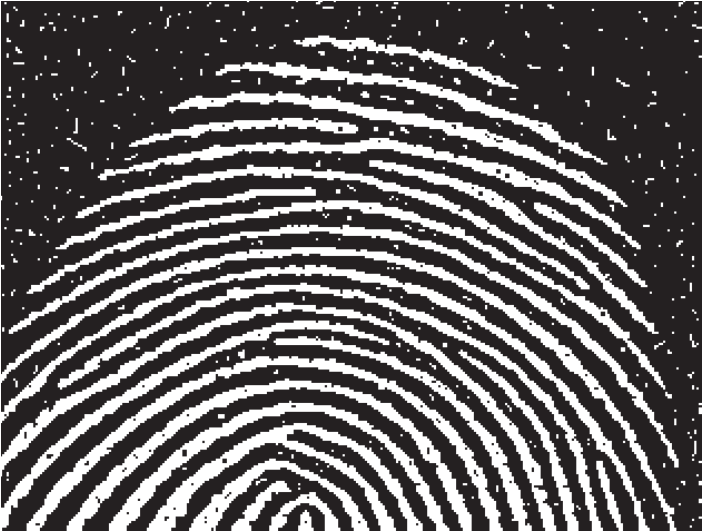
//> input picture Image/Screenshot 2025-05-29 112928.png, 703 x 532 px
$ ./Morphological   (built with g++ and OpenCV 4)
//> lines starting //> are read from the running program, lines starting //| are printed output that depends on the picture; after the words box and inside, x2 and y2 are one past the last pixel; in counts of white or black regions, pixels touching at a corner belong together
#include <opencv2/opencv.hpp>
#include <iostream>

using namespace std;
using namespace cv;

Mat erosion(const Mat& img, const Mat& struct_elem) {
    CV_Assert(img.type() == CV_8UC1);
    int rows = img.rows;
    int cols = img.cols;
    int pad_y = struct_elem.rows / 2;
    int pad_x = struct_elem.cols / 2;
    Point anchor = Point(struct_elem.cols / 2, struct_elem.rows / 2);

    Mat eroded = Mat::zeros(rows, cols, CV_8UC1);
    Mat padded;
    copyMakeBorder(img, padded, pad_y, pad_y, pad_x, pad_x, BORDER_CONSTANT, 0);

    for (int i = 0; i < rows; i++) {
        for (int j = 0; j < cols; j++) {
            bool fits = true;
            for (int u = 0; u < struct_elem.rows; u++) {
                for (int v = 0; v < struct_elem.cols; v++) {
                    if (struct_elem.at<uchar>(u, v) == 0) continue;
                    int x = i + u;
                    int y = j + v;

                    if (padded.at<uchar>(x, y) == 0) {
                        fits = false;
                        break;
                    }
                }
                if (!fits) break;
            }
            eroded.at<uchar>(i, j) = fits ? 255 : 0;
        }
    }
    return eroded;
}

Mat dilation(const Mat& img, const Mat& struct_elem) {
    CV_Assert(img.type() == CV_8UC1);
    int rows = img.rows;
    int cols = img.cols;
    int pad_x = struct_elem.cols/2;
    int pad_y = struct_elem.rows/2;

    Mat padded;
    copyMakeBorder(img, padded, pad_y, pad_y, pad_x, pad_x, BORDER_CONSTANT, 0);

    Mat dilated = Mat::zeros(rows, cols, CV_8UC1);

    for (int i = 0; i < rows; ++i) {
        for (int j = 0; j < cols; ++j) {
            bool hit = false;
            for (int u = 0; u < struct_elem.rows; ++u) {
                for (int v = 0; v < struct_elem.cols; ++v) {
                    if (struct_elem.at<uchar>(u, v) == 0) continue;

                    int x = i + u;
                    int y = j + v;

                    if (padded.at<uchar>(x, y) != 0) {
                        hit = true;
                        break;
                    }
                }
                if (hit) break;
            }

            dilated.at<uchar>(i, j) = hit ? 255 : 0;
        }
    }
    return dilated;
}

Mat opening(const Mat& img, const Mat& struct_elem) {
    return dilation(erosion(img, struct_elem), struct_elem);
}

Mat closing(const Mat& img, const Mat& struct_elem) {
    return erosion(dilation(img, struct_elem), struct_elem);
}


int main()
{
    //Mat img = /*imread("D:/FresherXavisTech/Image/Gemini_Generated_Image_seb0pmseb0pmseb0.png", IMREAD_GRAYSCALE);*/
    //    (Mat_<uchar>(10, 10) <<
    //    0, 0, 0, 0, 0, 0, 0, 0, 0, 0,
    //    0, 255, 255, 255, 0, 0, 255, 255, 255, 0,
    //    0, 255, 0, 255, 0, 0, 255, 0, 255, 0,
    //    0, 255, 255, 255, 0, 0, 255, 255, 255, 0,
    //    0, 0, 0, 0, 0, 0, 0, 0, 0, 0,
    //    0, 255, 255, 255, 255, 255, 255, 255, 255, 0,
    //    0, 255, 0, 0, 0, 0, 0, 0, 255, 0,
    //    0, 255, 255, 255, 255, 255, 255, 255, 255, 0,
    //    0, 0, 0, 0, 0, 0, 0, 0, 0, 0,
    //    0, 0, 0, 0, 0, 0, 0, 0, 0, 0
    //    );

    // Vân tay
    Mat img_origin = imread("D:/FresherXavisTech/Image/Screenshot 2025-05-29 112928.png", IMREAD_GRAYSCALE);
//> img_origin: 532 rows x 703 cols, CV_8UC1; min 34, max 255, mean 98.2
    Mat img;
    threshold(img_origin, img, 100, 255, THRESH_BINARY);
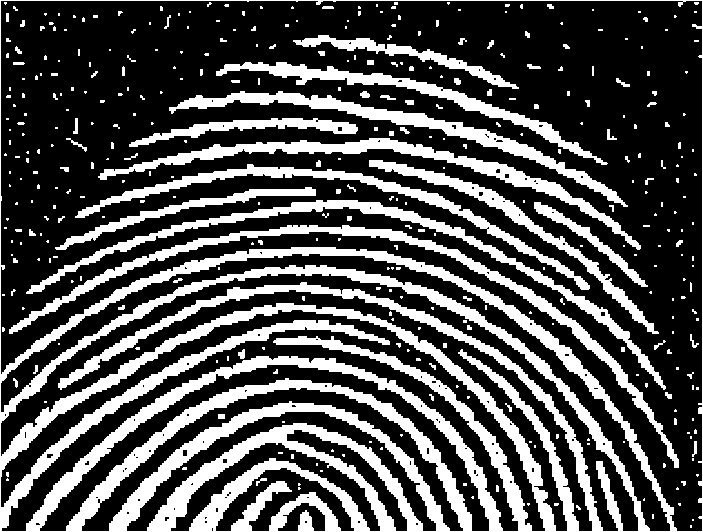
//> img: 532 rows x 703 cols, CV_8UC1; 31.1% white; 384 white regions (288 under 20 px), largest, box (x1, y1, x2, y2) and area: (0, 0, 703, 532) 69525, (9, 225, 679, 468) 6439, (26, 200, 666, 390) 5730

    // 5x5 SE
    Mat struct_elem = (Mat_<uchar>(5, 5) <<
    255, 255, 255, 255, 255,
    255, 255, 255, 255, 255,
    255, 255, 255, 255, 255,
    255, 255, 255, 255, 255,
    255, 255, 255, 255, 255
    );

    //// 3x3 SE
    //Mat struct_elem = (Mat_<uchar>(3, 3) <<
    //    255, 255, 255,
    //    255, 255, 255,
    //    255, 255, 255
    //    );

    //Mat img = (Mat_<uchar>(16, 16) <<
    //0, 0, 0, 0, 0, 0, 0, 0, 0, 0, 0, 0, 0, 0, 0, 0,
    //0, 0, 0, 0, 0, 0, 0, 0, 0, 0, 0, 0, 0, 0, 0, 0,
    //0, 0, 255, 255, 255, 255, 255, 255, 255, 255, 255, 255, 255, 255, 0, 0,
    //0, 0, 255, 255, 255, 255, 255, 255, 255, 255, 255, 255, 255, 255, 0, 0,
    //0, 0, 255, 255, 255, 255, 255, 255, 255, 255, 255, 255, 255, 255, 0, 0,
    //0, 0, 255, 255, 255, 255, 255, 255, 255, 255, 255, 255, 255, 255, 0, 0,
    //0, 0, 255, 255, 255, 255, 255, 255, 255, 255, 255, 255, 255, 255, 0, 0,
    //0, 0, 255, 255, 255, 255, 255, 255, 255, 255, 255, 255, 255, 255, 0, 0,
    //0, 0, 255, 255, 255, 255, 255, 255, 255, 255, 255, 255, 255, 255, 0, 0,
    //0, 0, 255, 255, 255, 255, 255, 255, 255, 255, 255, 255, 255, 255, 0, 0,
    //0, 0, 255, 255, 255, 255, 255, 255, 255, 255, 255, 255, 255, 255, 0, 0,
    //0, 0, 255, 255, 255, 255, 255, 255, 255, 255, 255, 255, 255, 255, 0, 0,
    //0, 0, 255, 255, 255, 255, 255, 255, 255, 255, 255, 255, 255, 255, 0, 0,
    //0, 0, 255, 255, 255, 255, 255, 255, 255, 255, 255, 255, 255, 255, 0, 0,
    //0, 0, 0, 0, 0, 0, 0, 0, 0, 0, 0, 0, 0, 0, 0, 0,
    //0, 0, 0, 0, 0, 0, 0, 0, 0, 0, 0, 0, 0, 0, 0, 0
    //);


    //Ảnh slide dilation
    //cv::Mat img = (cv::Mat_<uchar>(13, 14) <<
    //    0, 0, 0, 0, 0, 0, 0, 0, 0, 0, 0, 0, 0, 0,
    //    0, 0, 0, 0, 0, 0, 0, 0, 0, 0, 0, 0, 0, 0,
    //    0, 0, 0, 0, 0, 0, 0, 0, 0, 0, 0, 0, 0, 0,
    //    0, 0, 0, 255, 255, 255, 0, 0, 0, 0, 0, 0, 0, 0,
    //    0, 0, 0, 255, 255, 255, 255, 255, 0, 0, 0, 0, 0, 0,
    //    0, 0, 0, 255, 255, 255, 0, 255, 0, 0, 0, 0, 0, 0,
    //    0, 0, 0, 255, 255, 255, 0, 0, 255, 0, 0, 255, 0, 0,
    //    0, 0, 0, 255, 255, 255, 255, 255, 255, 0, 255, 255, 0, 0,
    //    0, 0, 0, 255, 255, 255, 255, 255, 255, 0, 255, 255, 0, 0,
    //    0, 0, 0, 0, 0, 0, 0, 0, 0, 0, 0, 0, 0, 0,
    //    0, 0, 0, 0, 0, 0, 0, 0, 0, 0, 0, 0, 0, 0,
    //    0, 0, 0, 0, 0, 0, 0, 0, 0, 0, 0, 0, 0, 0,
    //    0, 0, 0, 0, 0, 0, 0, 0, 0, 0, 0, 0, 0, 0
    //    );
    ////Ảnh slide erotion
    //cv::Mat img = (cv::Mat_<uchar>(13, 19) <<
    //    0, 0, 0, 0, 0, 0, 0, 0, 0, 0, 0, 0, 0, 0, 0, 0, 0, 255, 0,
    //    0, 0, 0, 0, 255, 0, 0, 0, 255, 0, 0, 0, 0, 0, 0, 0, 0, 255, 0,
    //    0, 0, 255, 255, 255, 255, 255, 0, 0, 0, 0, 0, 0, 0, 0, 0, 0, 255, 0,
    //    0, 0, 255, 255, 255, 255, 255, 255, 255, 0, 255, 0, 0, 0, 0, 0, 0, 255, 0,
    //    0, 0, 255, 255, 255, 255, 255, 255, 255, 0, 0, 0, 0, 0, 0, 255, 255, 255, 0,
    //    0, 255, 255, 255, 255, 255, 255, 255, 255, 255, 0, 0, 0, 0, 0, 255, 255, 255, 0,
    //    0, 0, 255, 255, 255, 255, 255, 255, 255, 255, 0, 0, 0, 0, 0, 255, 255, 255, 0,
    //    0, 255, 255, 255, 255, 255, 255, 255, 255, 255, 255, 255, 255, 255, 255, 255, 255, 255, 0,
    //    0, 0, 255, 255, 255, 255, 255, 255, 255, 255, 255, 255, 255, 255, 255, 255, 255, 255, 0,
    //    0, 0, 255, 255, 255, 255, 255, 255, 255, 255, 0, 0, 0, 0, 0, 255, 255, 255, 0,
    //    0, 0, 0, 0, 0, 0, 0, 0, 0, 0, 0, 0, 0, 0, 0, 255, 255, 255, 0,
    //    0, 0, 0, 0, 0, 0, 0, 0, 0, 0, 0, 0, 0, 0, 0, 255, 255, 255, 0,
    //    0, 0, 0, 0, 0, 0, 0, 0, 0, 0, 0, 0, 0, 0, 0, 0, 0, 255, 0
    //    );

    // Chuyển phần tử cấu trúc sang 0 hoặc 1
    for (int i = 0; i < struct_elem.rows; i++) {
        for (int j = 0; j < struct_elem.cols; j++) {
            struct_elem.at<uchar>(i, j) = (struct_elem.at<uchar>(i, j) > 0) ? 1 : 0;
        }
    }

    Mat eroded = erosion(img, struct_elem);
//> in erosion, `copyMakeBorder(img, padded, pad_y, pad_y, pad_x, pad_x, BORDER_CONSTAN..`: padded: 536 rows x 707 cols, CV_8UC1; 30.7% white; 384 white regions (288 under 20 px), largest, box (x1, y1, x2, y2) and area: (2, 2, 705, 534) 69525, (11, 227, 681, 470) 6439, (28, 202, 668, 392) 5730
//> after the loop in erosion, `for (int i = 0; i < rows; i++)`:
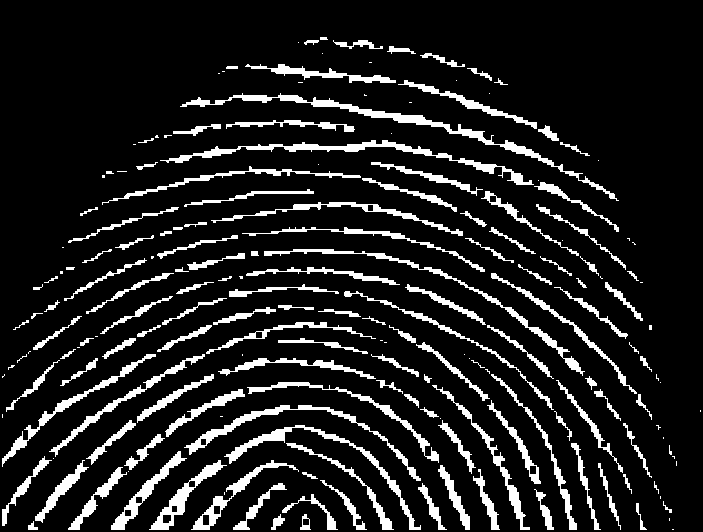
//> eroded: 532 rows x 703 cols, CV_8UC1; 12.3% white; 194 white regions (59 under 20 px), largest, box (x1, y1, x2, y2) and area: (180, 93, 619, 201) 2442, (160, 140, 534, 185) 1948, (264, 249, 585, 376) 1460
    Mat opened = opening(img, struct_elem);
//> in dilation, `copyMakeBorder(img, padded, pad_y, pad_y, pad_x, pad_x, BORDER_CONSTAN..`: padded: 536 rows x 707 cols, CV_8UC1; 12.2% white; 194 white regions (59 under 20 px), largest, box (x1, y1, x2, y2) and area: (182, 95, 621, 203) 2442, (162, 142, 536, 187) 1948, (266, 251, 587, 378) 1460
//> after the loop in dilation, `for (int i = 0; i < rows; ++i)`:
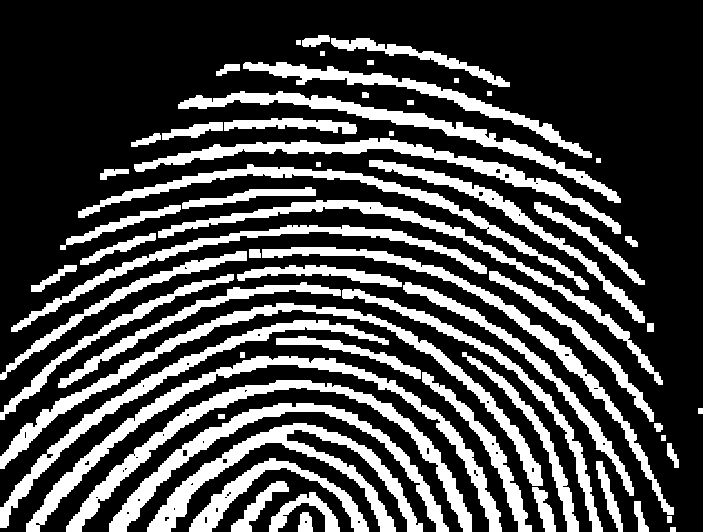
//> dilated: 532 rows x 703 cols, CV_8UC1; 28.8% white; 64 white regions, largest, box (x1, y1, x2, y2) and area: (26, 356, 502, 532) 6793, (0, 303, 543, 486) 6637, (66, 380, 472, 532) 6111
    Mat dilated = dilation(opened, struct_elem);
//> in dilation (call 2), `copyMakeBorder(img, padded, pad_y, pad_y, pad_x, pad_x, BORDER_CONSTAN..`:
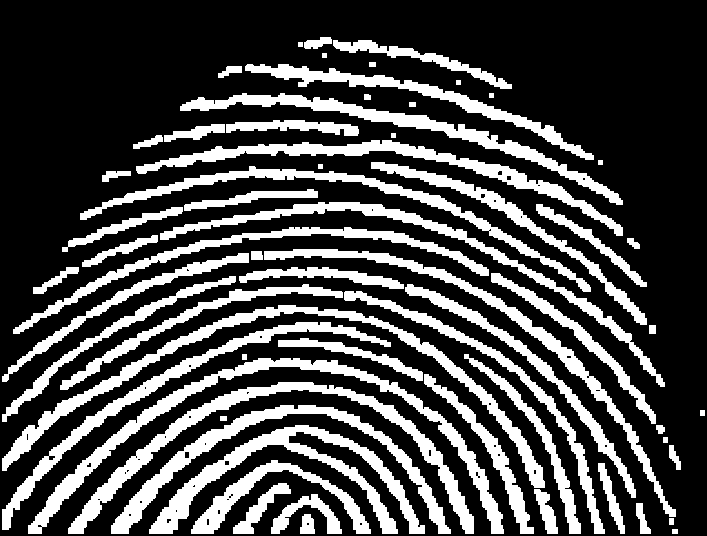
//> padded: 536 rows x 707 cols, CV_8UC1; 28.4% white; 64 white regions, largest, box (x1, y1, x2, y2) and area: (28, 358, 504, 534) 6793, (2, 305, 545, 488) 6637, (68, 382, 474, 534) 6111
//> after the loop in dilation (call 2), `for (int i = 0; i < rows; ++i)`:
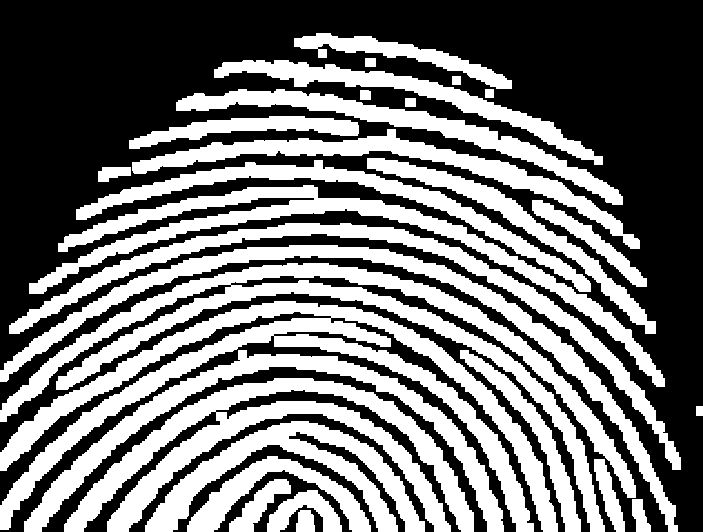
//> dilated: 532 rows x 703 cols, CV_8UC1; 45% white; 30 white regions, largest, box (x1, y1, x2, y2) and area: (0, 301, 558, 532) 23298, (0, 263, 636, 532) 20313, (64, 378, 474, 532) 16526
    Mat closed = closing(opened, struct_elem);
//> in erosion (call 3), `copyMakeBorder(img, padded, pad_y, pad_y, pad_x, pad_x, BORDER_CONSTAN..`:
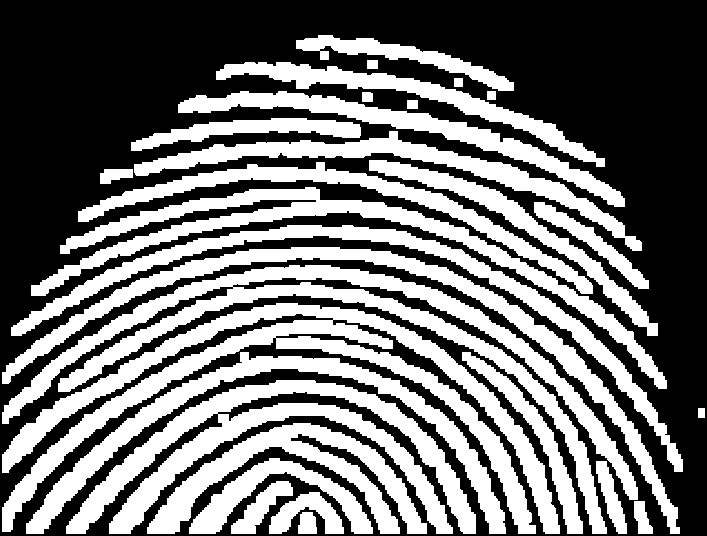
//> padded: 536 rows x 707 cols, CV_8UC1; 44.4% white; 30 white regions, largest, box (x1, y1, x2, y2) and area: (2, 303, 560, 534) 23298, (2, 265, 638, 534) 20313, (66, 380, 476, 534) 16526
//> after the loop in erosion (call 3), `for (int i = 0; i < rows; i++)`:
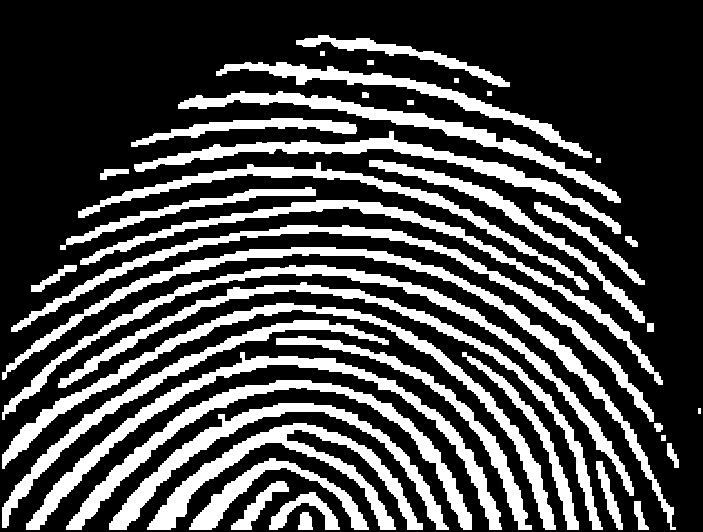
//> eroded: 532 rows x 703 cols, CV_8UC1; 28.9% white; 43 white regions (1 under 20 px), largest, box (x1, y1, x2, y2) and area: (2, 247, 676, 530) 7269, (2, 303, 556, 530) 7220, (26, 352, 502, 530) 6876

    imshow("Original", img);
    imshow("Erosion", eroded);
    imshow("Dilation", dilated);
    imshow("Opening", opened);
    imshow("Closing", closed);

    waitKey(0);
    return 0;
}

$ run again, with Image/Gemini_Generated_Image_seb0pmseb0pmseb0.png copied over Image/Screenshot 2025-05-29 112928.png
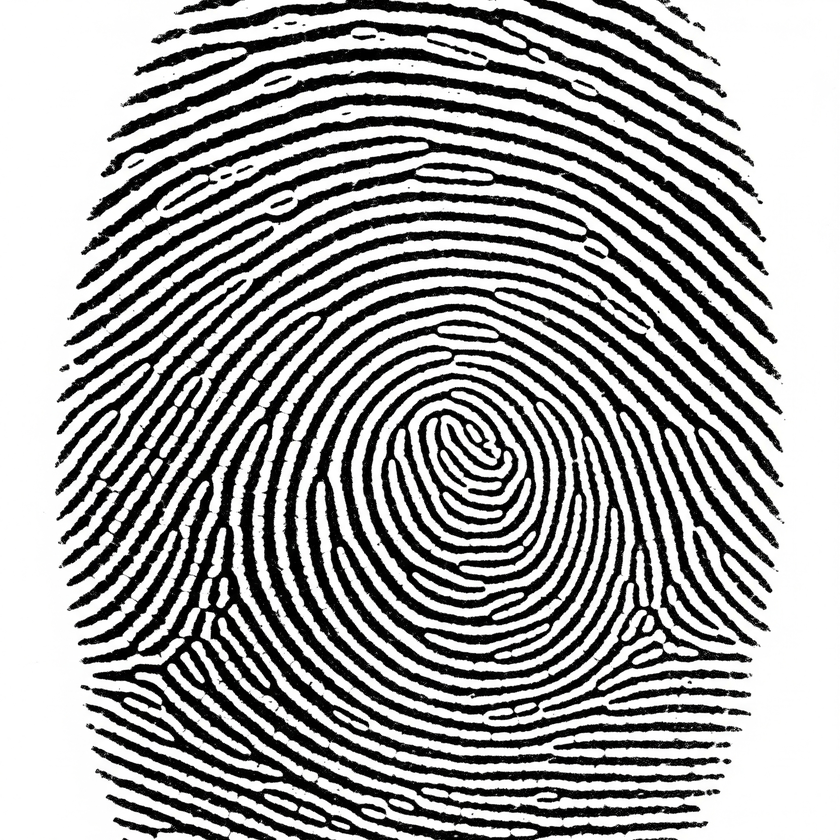
//> input picture Image/Gemini_Generated_Image_seb0pmseb0pmseb0.png, 840 x 840 px, shrunk from 2048 x 2048 before the run
//> img: 840 rows x 840 cols, CV_8UC1; 64.2% white; 95 black regions (45 under 20 px), largest, box (x1, y1, x2, y2) and area: (70, 267, 779, 840) 69060, (283, 320, 752, 720) 56229, (57, 191, 783, 586) 29848
//> after the loop in erosion, `for (int i = 0; i < rows; i++)`:
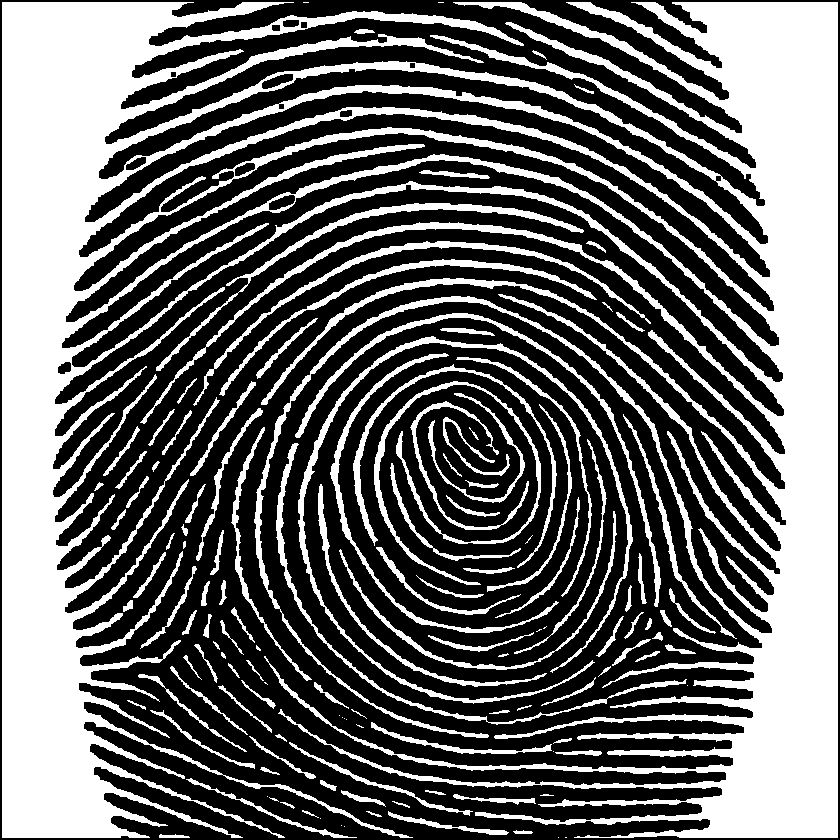
//> eroded: 840 rows x 840 cols, CV_8UC1; 40.3% white; 135 white regions (21 under 20 px), largest, box (x1, y1, x2, y2) and area: (2, 2, 838, 838) 234510, (298, 336, 633, 704) 4661, (295, 313, 661, 607) 2792
//> after the loop in erosion (call 3), `for (int i = 0; i < rows; i++)`:
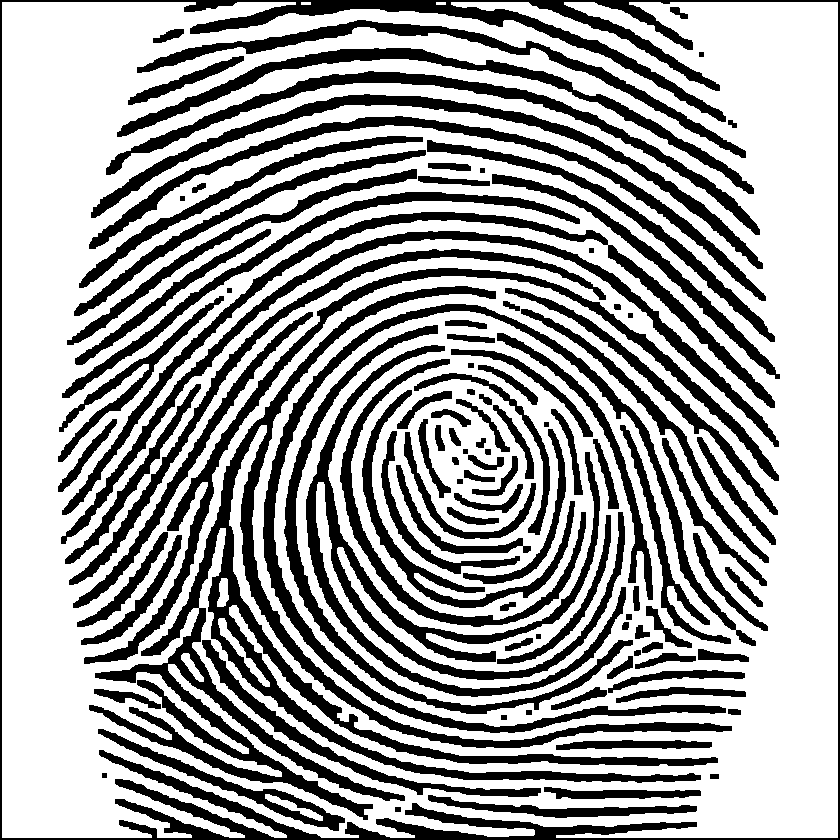
//> eroded: 840 rows x 840 cols, CV_8UC1; 63.9% white; 113 black regions, largest, box (x1, y1, x2, y2) and area: (89, 286, 732, 820) 33197, (0, 0, 840, 840) 23818, (306, 345, 626, 697) 14453

$ run again, with Image/Screenshot 2025-05-06 151710.png copied over Image/Screenshot 2025-05-29 112928.png
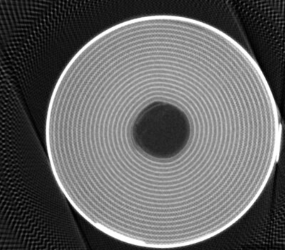
//> input picture Image/Screenshot 2025-05-06 151710.png, 285 x 250 px
//> `threshold(img_origin, img, 100, 255, THRESH_BINARY);`:
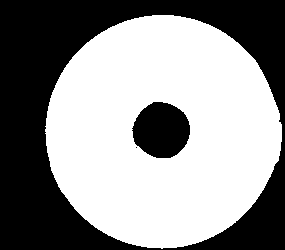
//> img: 250 rows x 285 cols, CV_8UC1; 56.8% white; 3 black regions (1 under 20 px), largest, box (x1, y1, x2, y2) and area: (0, 0, 285, 250) 28314, (132, 102, 190, 158) 2490
//> in erosion (call 3), `copyMakeBorder(img, padded, pad_y, pad_y, pad_x, pad_x, BORDER_CONSTAN..`:
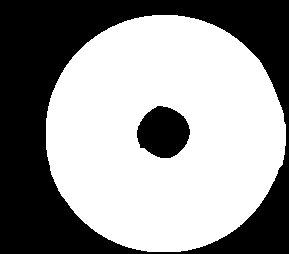
//> padded: 254 rows x 289 cols, CV_8UC1; 58.3% white; 2 black regions, box (x1, y1, x2, y2) and area: (0, 0, 289, 254) 28583, (137, 106, 190, 158) 2060

$ run again, with Image/Screenshot 2025-05-07 094837.png copied over Image/Screenshot 2025-05-29 112928.png
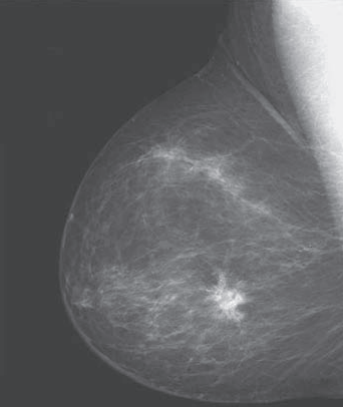
//> input picture Image/Screenshot 2025-05-07 094837.png, 343 x 407 px
//> img: 407 rows x 343 cols, CV_8UC1; 41.2% white; 118 white regions (104 under 20 px), largest, box (x1, y1, x2, y2) and area: (73, 0, 343, 384) 56446, (317, 340, 343, 362) 106, (102, 222, 112, 234) 70
//> after the loop in erosion (call 3), `for (int i = 0; i < rows; i++)`:
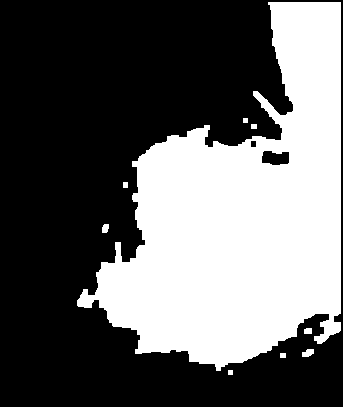
//> eroded: 407 rows x 343 cols, CV_8UC1; 38.8% white; 9 white regions, largest, box (x1, y1, x2, y2) and area: (77, 2, 341, 371) 53808, (302, 349, 314, 357) 73, (102, 224, 109, 233) 54
